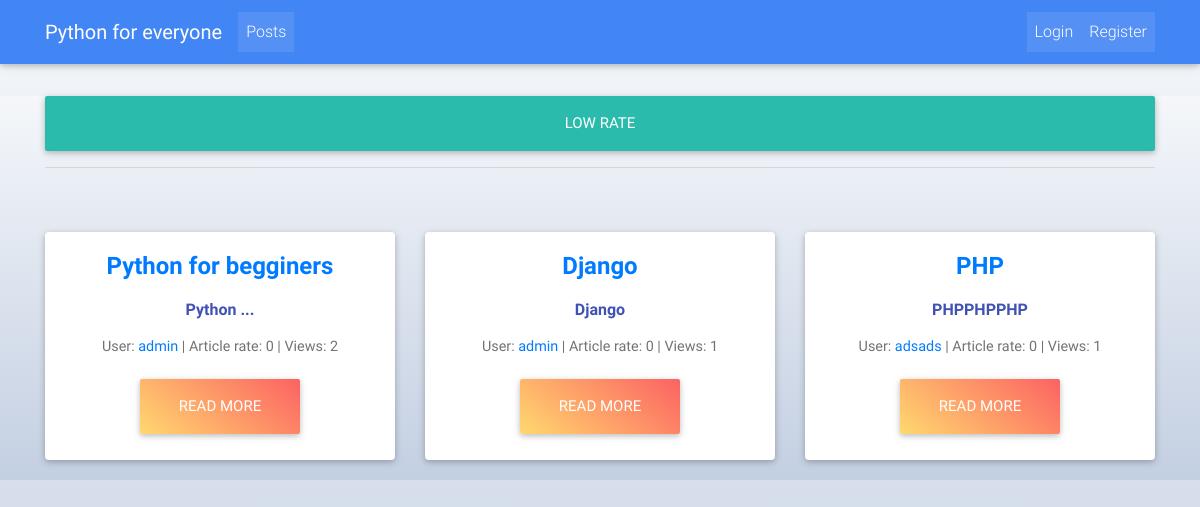
/posts/rate/low_rate/, run on the app's committed database.
### post/models.py (models this page shows, shortened)
class Posts(models.Model):
    user = models.ForeignKey(User, on_delete=models.CASCADE)
    title = models.CharField(max_length=50)
    content = models.TextField()
    image = models.ImageField(upload_to='media',
                              null=True,
                              blank=True,
                             )
    rate = models.IntegerField(default=0)
    views = models.PositiveIntegerField(default=0)
    updated_at = models.DateTimeField(auto_now_add=False, auto_now=True)
    timestamp = models.DateTimeField(auto_now_add=True, auto_now=False)
    objects = PostManager()
    likes = GenericRelation(Like)
    category = models.ForeignKey(Category, on_delete=models.CASCADE)
    def get_user_url(self):
        return reverse("accounts:account", kwargs={"id": self.user.id})
    def get_absolute_url(self):
        return reverse("post:detail_page", kwargs={"id": self.id})

### post/views.py (the view)
# urls.py: re_path('^rate/(?P<slug>[-\w]+)/$', high_middle_low_rate, name='high_middle_low_rate'),
def high_middle_low_rate(request, slug):
    if slug not in ['high_rate', 'middle_rate', 'low_rate']:
        raise Http404
    if slug == 'high_rate':
        posts = Posts.objects.high_rate()
        slug1 = "High"
    if slug == 'middle_rate':
        posts = Posts.objects.middle_rate()
        slug1 = "Middle"
    if slug == 'low_rate':
        posts = Posts.objects.low_rate()
        slug1 = "Low"
    context = {
        'posts': posts,
        'title': slug1,
    }
    return render(request, "home/choose_rate.html", context)

### post/models.py (called while the page is built)
    def low_rate(self, *args, **kwargs):
        return Posts.objects.filter(rate__range=(0, 5))

### templates/home/choose_rate.html (shortened to what this page needs)
{% extends "home/base.html" %}
{% block content %}
<br><br>
<div style="background: linear-gradient(#f5f7fa, #c3cfe2);">
    <div class="container">
        <div class="col-xs-10 col-xs-offset-2">
            <div class="row">
                <div class="container">
                <h2 class="btn btn-default btn-lg btn-block">{{ title }} rate</h2>
                <hr>
                </div>
                {% if posts %}
                    {% for post in posts %}
                        {% if forloop.counter0|divisibleby:3 %}
                            </div><br><br><div class="row">
                        {% endif %}
                            <div class="col-xs-12 col-sm-6 col-md-4" style="margin-bottom: 20px;">
                                <div class="card card-cascade width_card">
                                  <div class="card-body card-body-cascade text-center">
                                    <h4 class="card-title"><strong><a href="{{ post.get_absolute_url }}">{{ post.title }}</a></strong></h4>
                                    <h6 class="font-weight-bold indigo-text py-2">{{ post.content|truncatechars:20 }}</h6>
                                    <p class="card-text"> User: <a href="{{ post.get_user_url }}">{{ post.user.username }}</a> | Article rate: {{ post.rate }} | Views: {{ post.views }}</p>
                                    <a href="{{ post.get_absolute_url }}" class="btn peach-gradient btn-lg ">Read more</a>
                                  </div>
                                </div>
                            </div>
                    {% endfor %}
                {% else %}
                    <h3 class="alert alert-info text-center">Ops, we haven't posts with this rate</h3>
                {% endif %}
            </div>
        </div>
        </div>
    </div>
{% endblock %}

### data on the page
Posts: title "Python for begginers", content "Python ...", user.username "admin", rate "0", views "2"
Posts: title "Django", content "Django", user.username "admin", rate "0", views "1"
Posts: title "PHP", content "PHPPHPPHP", user.username "adsads", rate "0", views "1"

### other printed values
{{ title }} "LOW"
